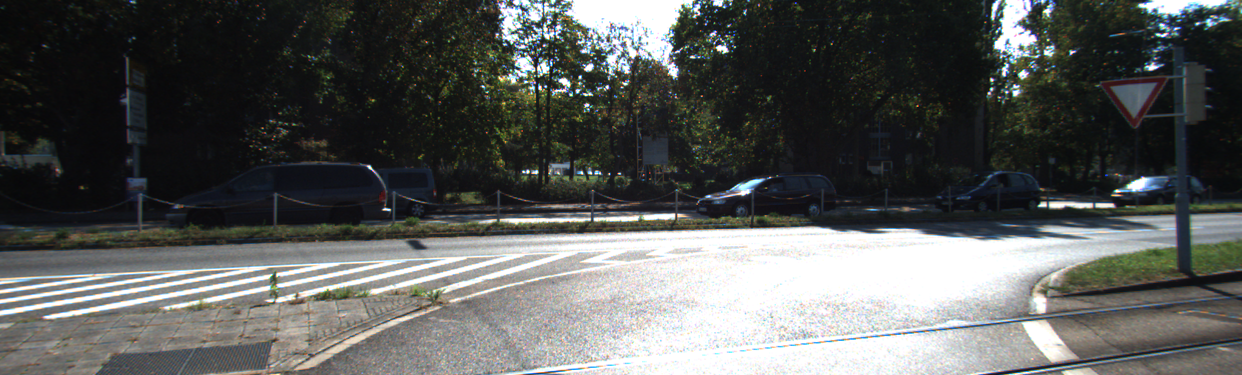
#> input picture dev_ws/src/semantic_segmentation/semantic_segmentation/data/000000_10.png, 1242 x 375 px, given as the content of the folder ./data/indoor2/, which was not available
$ jupyter execute --allow-errors _navigation_class-paper-figs.ipynb   (shell and % lines are left out)   (older library calls are emulated)   (text cells are left out)
#> lines starting #> are read from the running program, lines starting #| are printed output that depends on the picture; pictures that were not available may be replaced by others from this repository, and a replacement may not be noted
### semantic_nav/dev_ws/src/vision/vision/helpers.py
from collections import OrderedDict
import numpy as np
import cv2
import math
import matplotlib.pyplot as plt
import os

# [7 lines of commented-out code are left out]


# [10 lines left out: function convert_state_dict, not called in this run]

def takeSecond(elem):
    return elem[1]

# [139 lines left out: functions find_nearest_idx, warp_driveable, warped2scan, get_driveable_mask, get_driveable_mask2, not called in this run]


def load_images_from_folder(folder):
#> called with folder = './data/indoor2/'
    images = []
    filenames = []
    for filename in os.listdir(folder):
        img = cv2.imread(os.path.join(folder,filename))
#> img is the input picture: shape (375, 1242, 3); mean B, G, R 89.3, 91.1, 89.1
        #print(os.path.join(folder,filename))
        if img is not None:
            images.append(img)
            filenames.append(filename)

    return images, filenames

# [23 lines left out: function euler_from_quaternion, not called in this run]

### semantic_nav/dev_ws/src/vision/vision/_navigation_class-paper-figs.ipynb
[cell 1]
import matplotlib.pyplot as plt
import cv2
import time
from navigation import NavigationSystem
from helpers import load_images_from_folder
from semseg.util import config
import numpy as np

import matplotlib
font = {'family' : 'Times New Roman',
        'weight' : 'normal',
        'size'   : 24}

matplotlib.rc('font', **font)


mtx = np.array([[847.788207, 0.000000, 718.645947],
[0.000000, 848.418915, 455.705157],
[0.000000, 0.000000, 1.000000]])

dist = np.array([[-0.332920, 0.089132, 0.001047, -0.002518, 0.000000]])

[cell 2]
CONFIG_FILE = "cfg/outdoor_pspnet50_navigation.yaml"

#> (the rest of this cell did not finish here and is left out)

[cell 3]
results_path = './results/'
# ========== Visual Summary ============
# Segmentation
#> (the rest of this cell did not finish here and is left out)

[cell 4]
# Create Nav System
CONFIG_FILE = "cfg/gazebosim_fchardnet_navigation.yaml"
#> (the rest of this cell did not finish here and is left out)

[cell 5]
# Create Nav System
CONFIG_FILE = "cfg/outdoor_pspnet50_navigation.yaml"
#> (the rest of this cell did not finish here and is left out)

[cell 6]
# Create Nav System
CONFIG_FILE = "cfg/indoor_pspnet50_navigation.yaml"
#> (the rest of this cell did not finish here and is left out)

[cell 7]
# Top view
import matplotlib
font = {'family' : 'Times New Roman',
        'weight' : 'normal',
        'size'   : 26}

matplotlib.rc('font', **font)

# # segmented imgs
out_idxs = [3,5,6,12,12]
in_idxs = [3,4,6,7,14]
sim_idxs = [1,4,5,7,14]

out_idxs = [9]
in_idxs = [13]
sim_idxs = [1]

f, axs = plt.subplots(1, 3,figsize=(20,26))
axs = [axs]
#> (the rest of this cell did not finish here and is left out)

[cell 8]
f, axs = plt.subplots(3, 2,figsize=(20,24),gridspec_kw={'width_ratios': [1.335, 1]})
#> (the rest of this cell did not finish here and is left out)

[cell 9]
font = {'family' : 'Times New Roman',
        'weight' : 'normal',
        'size'   : 28}

matplotlib.rc('font', **font)
# # segmented imgs
out_idxs = [3,6,13,4,5]
in_idxs = [13,6,7,14,4]
sim_idxs = [4,1,5,7,14]
# results

f, axs = plt.subplots(3, 5,figsize=(24,12))
#> (the rest of this cell did not finish here and is left out)

[cell 10]
##### # results
f, axs = plt.subplots(15, 3,figsize=(28,110))
#> (the rest of this cell did not finish here and is left out)

#> (a cell that did not finish here is left out)

[cell 12]
imgs, filenames = load_images_from_folder('./data/indoor2/')
#> imgs = 1 item; filenames = ['000000_10.png']
print('processing {} images'.format(len(imgs)))
#| processing 1 images
i=0
start = time.time()

#> (the rest of this cell did not finish here and is left out)

[cell 13]
imgs, filenames = load_images_from_folder('./data/indoor1/')
print('processing {} images'.format(len(imgs)))
#| processing 1 images
i=0
start = time.time()

#> (the rest of this cell did not finish here and is left out)


$ run again, on dev_ws/src/semantic_segmentation/semantic_segmentation/data/000004_10.png
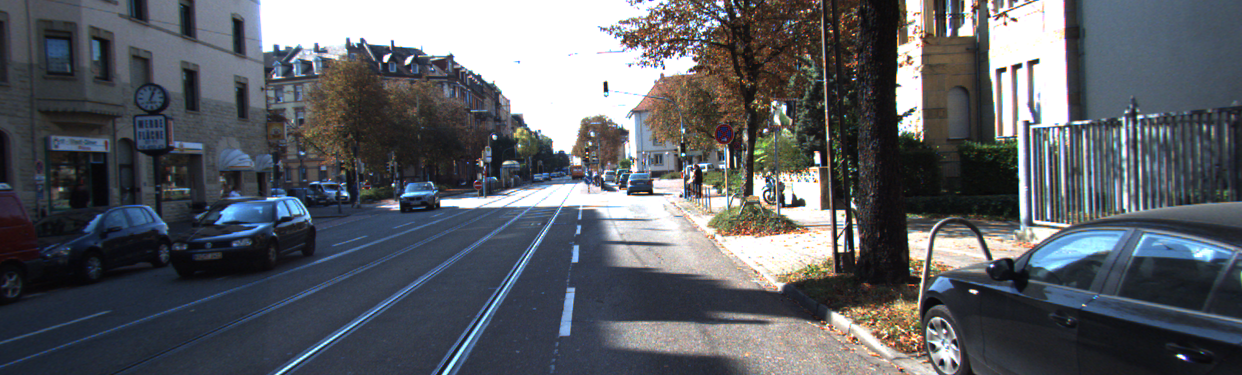
#> input picture dev_ws/src/semantic_segmentation/semantic_segmentation/data/000004_10.png, 1242 x 375 px, given as the content of the folder ./data/indoor2/, which was not available
#> in load_images_from_folder, img is the input picture: shape (375, 1242, 3); mean B, G, R 100.6, 94.7, 91.4
#> imgs = 1 item; filenames = ['000004_10.png']
#| processing 1 images
#| processing 1 images

$ run again, on dev_ws/src/semantic_segmentation/semantic_segmentation/data/000005_10.png
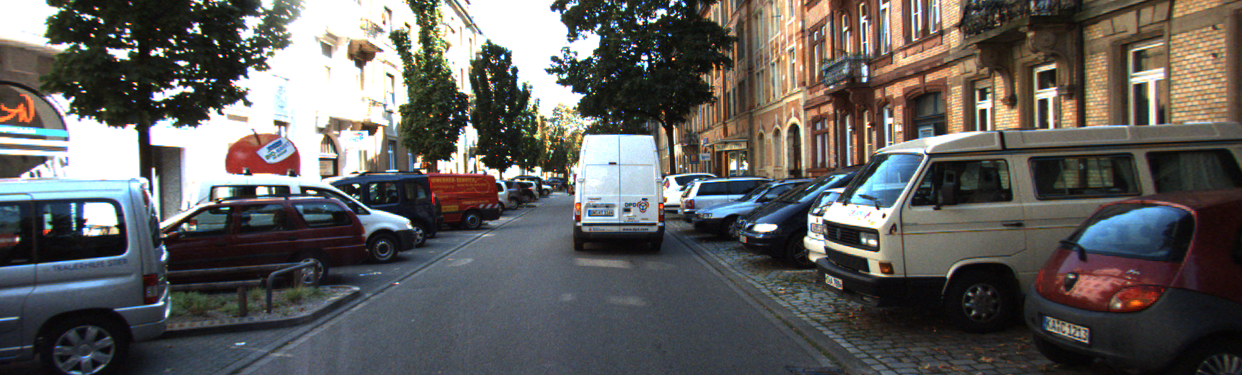
#> input picture dev_ws/src/semantic_segmentation/semantic_segmentation/data/000005_10.png, 1242 x 375 px, given as the content of the folder ./data/indoor2/, which was not available
#> in load_images_from_folder, img is the input picture: shape (375, 1242, 3); mean B, G, R 92.8, 95, 96.8
#> imgs = 1 item; filenames = ['000005_10.png']
#| processing 1 images
#| processing 1 images

$ run again, on dev_ws/src/semantic_segmentation/semantic_segmentation/data/000006_10.png
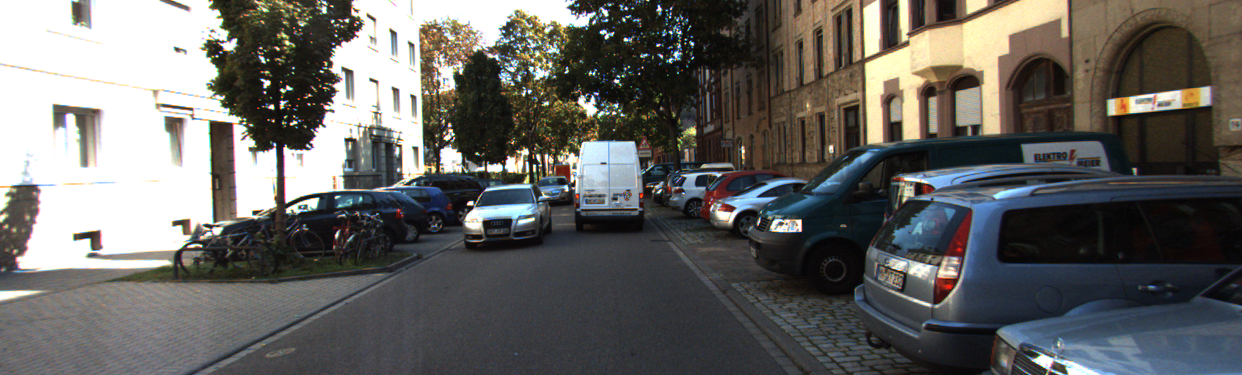
#> input picture dev_ws/src/semantic_segmentation/semantic_segmentation/data/000006_10.png, 1242 x 375 px, given as the content of the folder ./data/indoor2/, which was not available
#> in load_images_from_folder, img is the input picture: shape (375, 1242, 3); mean B, G, R 98.5, 101, 101.9
#> imgs = 1 item; filenames = ['000006_10.png']
#| processing 1 images
#| processing 1 images
